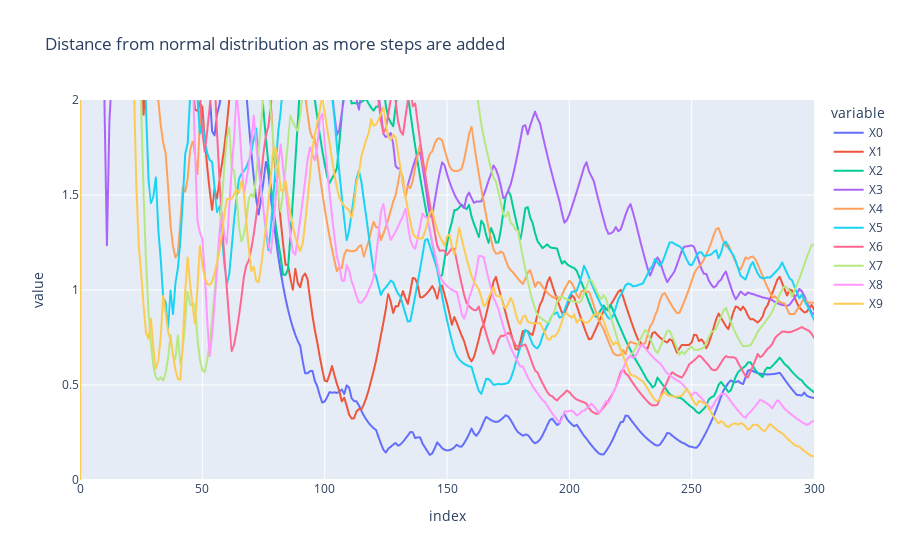

Here is the notebook cell this chart was saved with:
### Markdown cell above
For reference, this is the original distribution.

### Code cell
# Proposal Density
def g(x):
    return(x + np.random.normal(scale=20.0))

main()

### Figure 1 — Plotly figure (JSON) as saved in the notebook; plotly's stock layout.template omitted (floating-point values rounded to 4 significant figures; data arrays with more than 128 entries replaced by an {"elided": "..."} marker saying what was removed)
{"data": [{"hovertemplate": "variable=X0<br>index=%{x}<br>value=%{y}<extra></extra>", "legendgroup": "X0", "line": {"color": "#636efa", "dash": "solid"}, "marker": {"symbol": "circle"}, "mode": "lines", "name": "X0", "showlegend": true, "x": {"elided": "501 int values"}, "xaxis": "x", "y": {"elided": "501 float values"}, "yaxis": "y", "type": "scattergl"}, {"hovertemplate": "variable=X1<br>index=%{x}<br>value=%{y}<extra></extra>", "legendgroup": "X1", "line": {"color": "#EF553B", "dash": "solid"}, "marker": {"symbol": "circle"}, "mode": "lines", "name": "X1", "showlegend": true, "x": {"elided": "501 int values"}, "xaxis": "x", "y": {"elided": "501 float values"}, "yaxis": "y", "type": "scattergl"}, {"hovertemplate": "variable=X2<br>index=%{x}<br>value=%{y}<extra></extra>", "legendgroup": "X2", "line": {"color": "#00cc96", "dash": "solid"}, "marker": {"symbol": "circle"}, "mode": "lines", "name": "X2", "showlegend": true, "x": {"elided": "501 int values"}, "xaxis": "x", "y": {"elided": "501 float values"}, "yaxis": "y", "type": "scattergl"}, {"hovertemplate": "variable=X3<br>index=%{x}<br>value=%{y}<extra></extra>", "legendgroup": "X3", "line": {"color": "#ab63fa", "dash": "solid"}, "marker": {"symbol": "circle"}, "mode": "lines", "name": "X3", "showlegend": true, "x": {"elided": "501 int values"}, "xaxis": "x", "y": {"elided": "501 float values"}, "yaxis": "y", "type": "scattergl"}, {"hovertemplate": "variable=X4<br>index=%{x}<br>value=%{y}<extra></extra>", "legendgroup": "X4", "line": {"color": "#FFA15A", "dash": "solid"}, "marker": {"symbol": "circle"}, "mode": "lines", "name": "X4", "showlegend": true, "x": {"elided": "501 int values"}, "xaxis": "x", "y": {"elided": "501 float values"}, "yaxis": "y", "type": "scattergl"}, {"hovertemplate": "variable=X5<br>index=%{x}<br>value=%{y}<extra></extra>", "legendgroup": "X5", "line": {"color": "#19d3f3", "dash": "solid"}, "marker": {"symbol": "circle"}, "mode": "lines", "name": "X5", "showlegend": true, "x": {"elided": "501 int values"}, "xaxis": "x", "y": {"elided": "501 float values"}, "yaxis": "y", "type": "scattergl"}, {"hovertemplate": "variable=X6<br>index=%{x}<br>value=%{y}<extra></extra>", "legendgroup": "X6", "line": {"color": "#FF6692", "dash": "solid"}, "marker": {"symbol": "circle"}, "mode": "lines", "name": "X6", "showlegend": true, "x": {"elided": "501 int values"}, "xaxis": "x", "y": {"elided": "501 float values"}, "yaxis": "y", "type": "scattergl"}, {"hovertemplate": "variable=X7<br>index=%{x}<br>value=%{y}<extra></extra>", "legendgroup": "X7", "line": {"color": "#B6E880", "dash": "solid"}, "marker": {"symbol": "circle"}, "mode": "lines", "name": "X7", "showlegend": true, "x": {"elided": "501 int values"}, "xaxis": "x", "y": {"elided": "501 float values"}, "yaxis": "y", "type": "scattergl"}, {"hovertemplate": "variable=X8<br>index=%{x}<br>value=%{y}<extra></extra>", "legendgroup": "X8", "line": {"color": "#FF97FF", "dash": "solid"}, "marker": {"symbol": "circle"}, "mode": "lines", "name": "X8", "showlegend": true, "x": {"elided": "501 int values"}, "xaxis": "x", "y": {"elided": "501 float values"}, "yaxis": "y", "type": "scattergl"}, {"hovertemplate": "variable=X9<br>index=%{x}<br>value=%{y}<extra></extra>", "legendgroup": "X9", "line": {"color": "#FECB52", "dash": "solid"}, "marker": {"symbol": "circle"}, "mode": "lines", "name": "X9", "showlegend": true, "x": {"elided": "501 int values"}, "xaxis": "x", "y": {"elided": "501 float values"}, "yaxis": "y", "type": "scattergl"}], "layout": {"xaxis": {"anchor": "y", "domain": [0.0, 1.0], "title": {"text": "index"}, "range": [0, 300]}, "yaxis": {"anchor": "x", "domain": [0.0, 1.0], "title": {"text": "value"}, "range": [0, 2]}, "legend": {"title": {"text": "variable"}, "tracegroupgap": 0}, "title": {"text": "Distance from normal distribution as more steps are added"}}}
